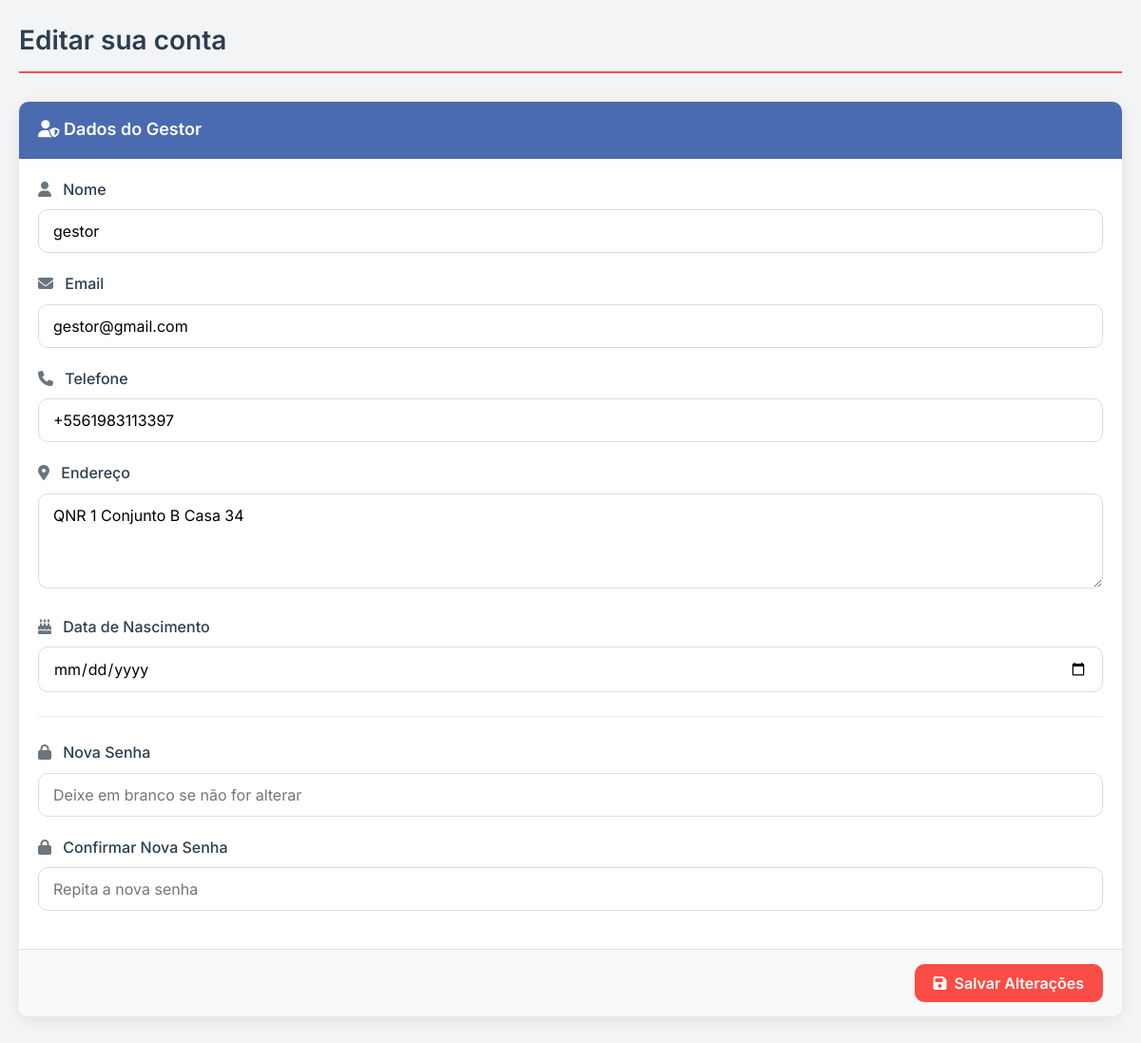
The app's page /gestor/telas/editar_gestor.php (signed in) with its own data.
### tables this page shows
CREATE TABLE `usuarios` (
  `ID` int(11) NOT NULL,
  `Nome` varchar(45) NOT NULL,
  `Email` varchar(45) NOT NULL,
  `Data_Nascimento` varchar(45) NOT NULL,
  `Telefone` varchar(45) NOT NULL,
  `Endereco` varchar(45) NOT NULL,
  `CPF` char(14) NOT NULL,
  `Perfil_ID_Perfil` int(11) NOT NULL,
  `solicitou_exclusao` varchar(45) DEFAULT NULL,
  `Senha` varchar(255) NOT NULL,
  `Data_Solicitacao_Exclusao` datetime DEFAULT current_timestamp()
);

### gestor/telas/editar_gestor.php (the view, shortened to what this page needs)
<?php
require_once '../../config/config.php';
$id_usuario = $_SESSION['usuario']['ID'];
$sql = "SELECT * FROM usuarios WHERE ID = :id";
$stmt = $pdo->prepare($sql);
$stmt->bindParam(':id', $id_usuario);
$stmt->execute();
$usuario = $stmt->fetch(PDO::FETCH_ASSOC);
?>
<!DOCTYPE html>
<html lang="pt-br">
<head>
    <link rel="stylesheet" href="https://cdnjs.cloudflare.com/ajax/libs/font-awesome/6.5.0/css/all.min.css">
</head>
<body>
    <div class="content-wrapper">
        <section class="content-header">
            <div class="container-fluid">
                <h1> Editar sua conta</h1>
            </div>
        </section>
        <section class="content">
            <div class="container-fluid">
                <div class="row">
                    <div class="col-md-8 mx-auto">
                        <div class="card">
                            <div class="card-header gestor">
                                <h3 class="card-title"><i class="fas fa-user-shield"></i> Dados do Gestor</h3>
                            </div>
                            <form method="POST">
                                <div class="card-body">
                                    <div class="form-group">
                                        <label><i class="fas fa-user input-icon"></i> Nome</label>
                                        <input type="text" class="form-control" name="nome" value="<?= htmlspecialchars($usuario['Nome'] ?? '') ?>" required>
                                    </div>
                                    <div class="form-group">
                                        <label><i class="fas fa-envelope input-icon"></i> Email</label>
                                        <input type="email" class="form-control" name="email" value="<?= htmlspecialchars($usuario['Email'] ?? '') ?>" required>
                                    </div>
                                    <div class="form-group">
                                        <label><i class="fas fa-phone input-icon"></i> Telefone</label>
                                        <input type="text" class="form-control" name="telefone" value="<?= htmlspecialchars($usuario['Telefone'] ?? '') ?>">
                                    </div>
                                    <div class="form-group">
                                        <label><i class="fas fa-map-marker-alt input-icon"></i> Endereço</label>
                                        <textarea class="form-control" name="endereco" rows="3"><?= htmlspecialchars($usuario['Endereco'] ?? '') ?></textarea>
                                    </div>
                                    <div class="form-group">
                                        <label><i class="fas fa-birthday-cake input-icon"></i> Data de Nascimento</label>
                                        <input type="date" class="form-control" name="data_nascimento" value="<?= htmlspecialchars($usuario['Data_Nascimento'] ?? '') ?>">
                                    </div>
                                    <div class="divider"></div>
                                    <div class="form-group">
                                        <label><i class="fas fa-lock input-icon"></i> Nova Senha</label>
                                        <input type="password" class="form-control" name="nova_senha" placeholder="Deixe em branco se não for alterar">
                                    </div>
                                    <div class="form-group">
                                        <label><i class="fas fa-lock input-icon"></i> Confirmar Nova Senha</label>
                                        <input type="password" class="form-control" name="confirmar_senha" placeholder="Repita a nova senha">
                                    </div>
                                </div>
                                <div class="card-footer">
                                    <button type="submit" class="btn btn-primary">
                                        <i class="fas fa-save"></i> Salvar Alterações
                                    </button>
                                </div>
                            </form>
                        </div>
                    </div>
                </div>
            </div>
        </section>
    </div>
</body>
</html>

### gestor/telas/editar_gestor.php (style rules this page uses)
:root { --primary-color: #FB4D46; --secondary-color: #2c3e50; --light-gray: #f8f9fa; --dark-gray: #6c757d; --white: #ffffff; --border-radius: 10px; --box-shadow: 0 4px 15px rgba(0,0,0,0.08); --transition: all 0.3s ease; }
* { margin: 0; padding: 0; box-sizing: border-box; font-family: 'Inter', sans-serif; }
body { background-color: #f3f4f6; color: #333; line-height: 1.6; }
.content-wrapper { max-width: 1200px; margin: 0 auto; padding: 20px; }
.content-header { margin-bottom: 30px; }
.content-header h1 { color: var(--secondary-color); font-size: 28px; font-weight: 600; padding-bottom: 10px; border-bottom: 2px solid var(--primary-color); }
.card { background-color: var(--white); border-radius: var(--border-radius); box-shadow: var(--box-shadow); margin-bottom: 30px; overflow: hidden; }
.card-header { background-color: var(--secondary-color); color: white; padding: 15px 20px; border-bottom: 1px solid rgba(0,0,0,0.1); }
.card-title { font-size: 18px; font-weight: 600; margin: 0; }
.card-body { padding: 20px; }
.form-group { margin-bottom: 20px; }
.form-group label { display: block; margin-bottom: 8px; font-weight: 500; color: var(--secondary-color); }
.form-control { width: 100%; padding: 12px 15px; border: 1px solid #ddd; border-radius: var(--border-radius); font-size: 16px; transition: var(--transition); }
textarea.form-control { min-height: 100px; resize: vertical; }
.divider { border-top: 1px solid #eee; margin: 25px 0; }
.card-footer { padding: 15px 20px; background-color: var(--light-gray); text-align: right; border-top: 1px solid rgba(0,0,0,0.1); }
.btn { display: inline-flex; align-items: center; justify-content: center; gap: 8px; padding: 10px 20px; border-radius: var(--border-radius); font-weight: 600; cursor: pointer; text-decoration: none; transition: var(--transition); border: none; font-size: 16px; }
.btn-primary { background-color: var(--primary-color); color: white; }
.input-icon { color: var(--dark-gray); font-size: 16px; margin-right: 8px; }
.card-header.gestor { background-color: #4a6baf; }

### records on screen
usuarios: nome "gestor", email "gestor@gmail.com", telefone "+5561983113397", endereco "QNR 1 Conjunto B Casa 34"
